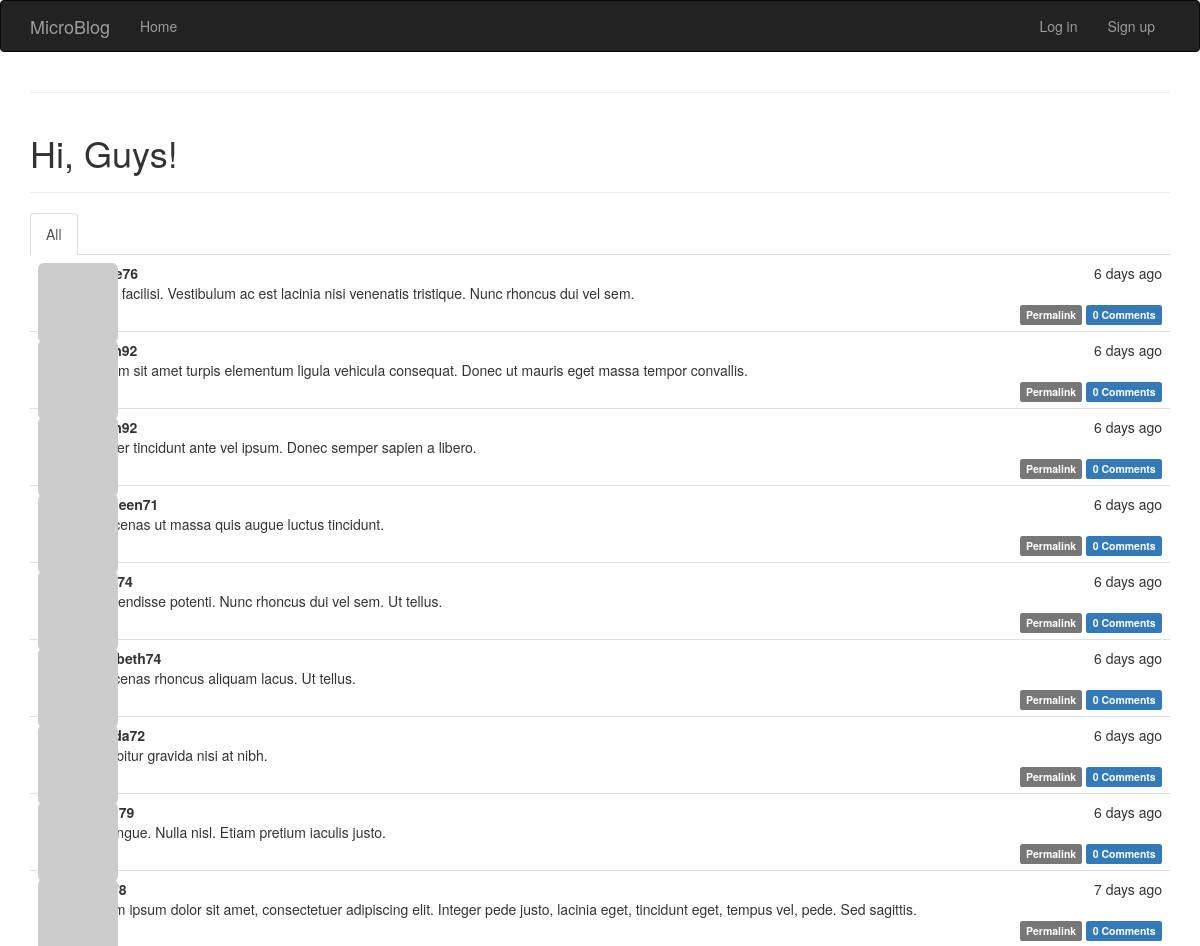
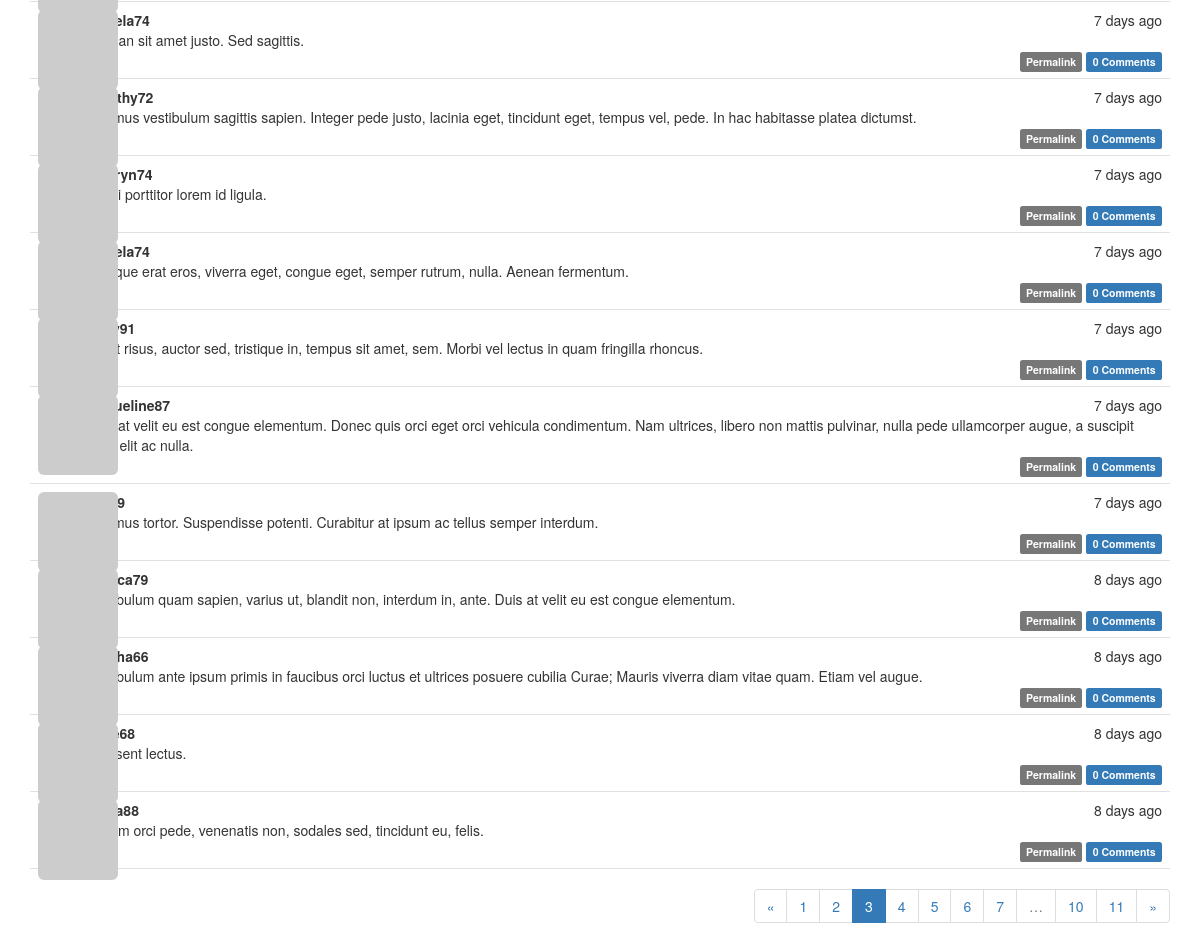
The app's page /index?page=3 with its own data (2 pictures, top to bottom).
### app/models.py (models this page shows, shortened)
class Post(db.Model):
    id = db.Column(db.Integer, primary_key = True)
    body = db.Column(db.String(140))
    timestamp = db.Column(db.DateTime(), default=datetime.now)
    user_id = db.Column(db.Integer, db.ForeignKey('user.id'))
    comments = db.relationship('Comment', backref='post', lazy='dynamic')

class User(db.Model):
    id = db.Column(db.Integer, primary_key = True)
    name = db.Column(db.String(64), index = True, unique = True)
    email = db.Column(db.String(120), index = True, unique = True)
    role_id = db.Column(db.Integer, db.ForeignKey('role.id'))
    password_hash = db.Column(db.String(128))
    posts = db.relationship('Post', backref = 'author', lazy = 'dynamic')
    location = db.Column(db.String(64))
    about_me = db.Column(db.String(140))
    member_since = db.Column(db.DateTime(), default=datetime.now)
    last_seen = db.Column(db.DateTime(), default=datetime.now)
    avatar_hash = db.Column(db.String(32))
    followed = db.relationship('Follow',
                               foreign_keys=[Follow.follower_id],
                               backref=db.backref('follower', lazy='joined'),
                               lazy='dynamic',
                               cascade='all, delete-orphan')
    followers = db.relationship('Follow',
                                foreign_keys=[Follow.followed_id],
                                backref=db.backref('followed', lazy='joined'),
                                lazy='dynamic',
                                cascade='all, delete-orphan')
    comments = db.relationship('Comment', backref='author', lazy='dynamic')
    def gravatar(self, size=100, default='identicon', rating='g'):
        if request.is_secure:
            url = 'https://secure.gravatar.com/avatar'
        else:
            url = 'http://www.gravatar.com/avatar'
        hash = self.avatar_hash or hashlib.md5(
            self.email.encode('utf-8')).hexdigest()
        return '{url}/{hash}?s={size}&d={default}&r={rating}'.format(
            url=url, hash=hash, size=size, default=default, rating=rating)
    @property
    def password(self):
        raise AttributeError('password is not a readable attribute')

### app/views.py (the view, shortened to what this page needs)
@app.route('/', methods = ['GET','POST'])
@app.route('/index', methods = ['GET','POST'])
def index():
    form = PublishForm()
    user = None
    show_followed = False
    if show_followed:
        query = current_user.followed_posts
    else:
        query = Post.query
    page = request.args.get('page', 1, type=int)
    pagination = query.order_by(Post.timestamp.desc()).paginate(
        page, per_page=current_app.config['FLASKY_POSTS_PER_PAGE'],
        error_out=False)
    posts = pagination.items
    return render_template("index.html",
                            title = 'Home',
                            form = form,
                            user = user,
                            posts = posts,
                            pagination=pagination,
                            show_followed = show_followed)

### app/templates/index.html (shortened to what this page needs)
{% extends "base.html" %}
{% import "bootstrap/wtf.html" as wtf %}
{% import "_macros.html" as macros %}
{% block page_content %}
    {% if not current_user.is_authenticated %}
    <div class="page-header">
    <h1>Hi, Guys!</h1></div>
    {% else %}
    <div class="page-header">
    <h1>Welcome back, {{ current_user.name }}!</h1></div>
    <div>
    {{ wtf.quick_form(form) }}
    </div>
    {% endif %}
    <div class="post-tabs">
    <ul class="nav nav-tabs">
        <li{% if not show_followed %} class="active"{% endif %}>
        <a href="{{ url_for('show_all') }}">All</a></li>
    </ul>
    {% include '_posts.html' %}
    </div>
    {% if pagination %}
    <div class="pagination">
        {{ macros.pagination_widget(pagination, 'index') }}
    </div>
    {% endif %}
{% endblock %}

### app/templates/_posts.html (shortened to what this page needs)
<ul class="posts">
    {% for post in posts %}
    <li class="post">
        <div class="post-thumbnail">
            {% if current_user.is_authenticated %}
            <a href="{{ url_for('users', user_id = post.author.id) }}">
            <img class="img-rounded profile-thumbnail" src="{{ post.author.gravatar(size=40) }}">
            </a>
            {% else %}
            <a><img class="img-rounded profile-thumbnail" src="{{ post.author.gravatar(size=40) }}"></a>
            {% endif %}
        </div>
        <div class="post-content">
            <div class="post-date">{{ moment(post.timestamp).fromNow() }}</div>
            <div class="post-author">
            {% if current_user.is_authenticated %}
            <a href="{{ url_for('users', user_id = post.author.id) }}">{{ post.author.name }}</a>
            {% else %}
            {{ post.author.name }}
            {% endif %}
            </div>
            <div class="post-body">
                {% if post.body_html %}
                    {{ post.body_html | safe }}
                {% else %}
                    {{ post.body }}
                {% endif %}
            </div>
            <div class="post-footer">
                <a href="{{ url_for('post', id=post.id) }}">
                    <span class="label label-default">Permalink</span>
                </a>
                <a href="{{ url_for('post', id=post.id) }}#comments">
                    <span class="label label-primary">{{ post.comments.count() }} Comments</span>
                </a>
            </div>
        </div>
    </li>
    {% endfor %}
</ul>

### app/static/styles.css (style rules this page uses)
.profile-thumbnail { position: absolute; }
div.post-tabs { margin-top: 16px; }
ul.posts { list-style-type: none; padding: 0px; margin: 16px 0px 0px 0px; border-top: 1px solid #e0e0e0; }
div.post-tabs ul.posts { margin: 0px; border-top: none; }
ul.posts li.post { padding: 8px; border-bottom: 1px solid #e0e0e0; }
div.post-date { float: right; }
div.post-author { font-weight: bold; }
div.post-thumbnail { position: absolute; }
div.post-content { margin-left: 48px; min-height: 48px; }
div.post-footer { text-align: right; }
div.pagination { width: 100%; text-align: right; padding: 0px; margin: 0px; }

### records on screen
Post: timestamp "6 days ago", body "Nulla facilisi. Vestibulum ac est lacinia nisi venenatis tristique. Nunc rhoncus dui vel sem.", comments.count "0"
Post: timestamp "6 days ago", body "Nullam sit amet turpis elementum ligula vehicula consequat. Donec ut mauris eget massa tempor convallis.", comments.count "0"
Post: timestamp "6 days ago", body "Integer tincidunt ante vel ipsum. Donec semper sapien a libero.", comments.count "0"
Post: timestamp "6 days ago", author.name "kathleen71", body "Maecenas ut massa quis augue luctus tincidunt.", comments.count "0"
Post: timestamp "6 days ago", body "Suspendisse potenti. Nunc rhoncus dui vel sem. Ut tellus.", comments.count "0"
Post: timestamp "6 days ago", author.name "elizabeth74", body "Maecenas rhoncus aliquam lacus. Ut tellus.", comments.count "0"
Post: timestamp "6 days ago", body "Curabitur gravida nisi at nibh.", comments.count "0"
Post: timestamp "6 days ago", body "In congue. Nulla nisl. Etiam pretium iaculis justo.", comments.count "0"
Post: timestamp "7 days ago", body "Lorem ipsum dolor sit amet, consectetuer adipiscing elit. Integer pede justo, lacinia eget, tincidunt eget, tempus vel, pede. Sed sagittis.", comments.count "0"
Post: timestamp "7 days ago", body "Aenean sit amet justo. Sed sagittis.", comments.count "0"
Post: timestamp "7 days ago", author.name "dorothy72", body "Vivamus vestibulum sagittis sapien. Integer pede justo, lacinia eget, tincidunt eget, tempus vel, pede. In hac habitasse platea dictumst.", comments.count "0"
Post: timestamp "7 days ago", author.name "kathryn74", body "Morbi porttitor lorem id ligula.", comments.count "0"
Post: timestamp "7 days ago", body "Quisque erat eros, viverra eget, congue eget, semper rutrum, nulla. Aenean fermentum.", comments.count "0"
Post: timestamp "7 days ago", body "In est risus, auctor sed, tristique in, tempus sit amet, sem. Morbi vel lectus in quam fringilla rhoncus.", comments.count "0"
Post: timestamp "7 days ago", author.name "jacqueline87", body "Duis at velit eu est congue elementum. Donec quis orci eget orci vehicula condimentum. Nam ultrices, libero non mattis pulvinar, nulla pede ullamcorper augue, a suscipit nulla elit ac nulla.", comments.count "0"
Post: timestamp "7 days ago", body "Vivamus tortor. Suspendisse potenti. Curabitur at ipsum ac tellus semper interdum.", comments.count "0"
Post: timestamp "8 days ago", body "Vestibulum quam sapien, varius ut, blandit non, interdum in, ante. Duis at velit eu est congue elementum.", comments.count "0"
Post: timestamp "8 days ago", body "Vestibulum ante ipsum primis in faucibus orci luctus et ultrices posuere cubilia Curae; Mauris viverra diam vitae quam. Etiam vel augue.", comments.count "0"
Post: timestamp "8 days ago", body "Praesent lectus.", comments.count "0"
Post: timestamp "8 days ago", body "Nullam orci pede, venenatis non, sodales sed, tincidunt eu, felis.", comments.count "0"

### other values on screen
{{ p }} "1" "2" "4" "5" "6" "7" "10" "11"
{{ p }} "3"
